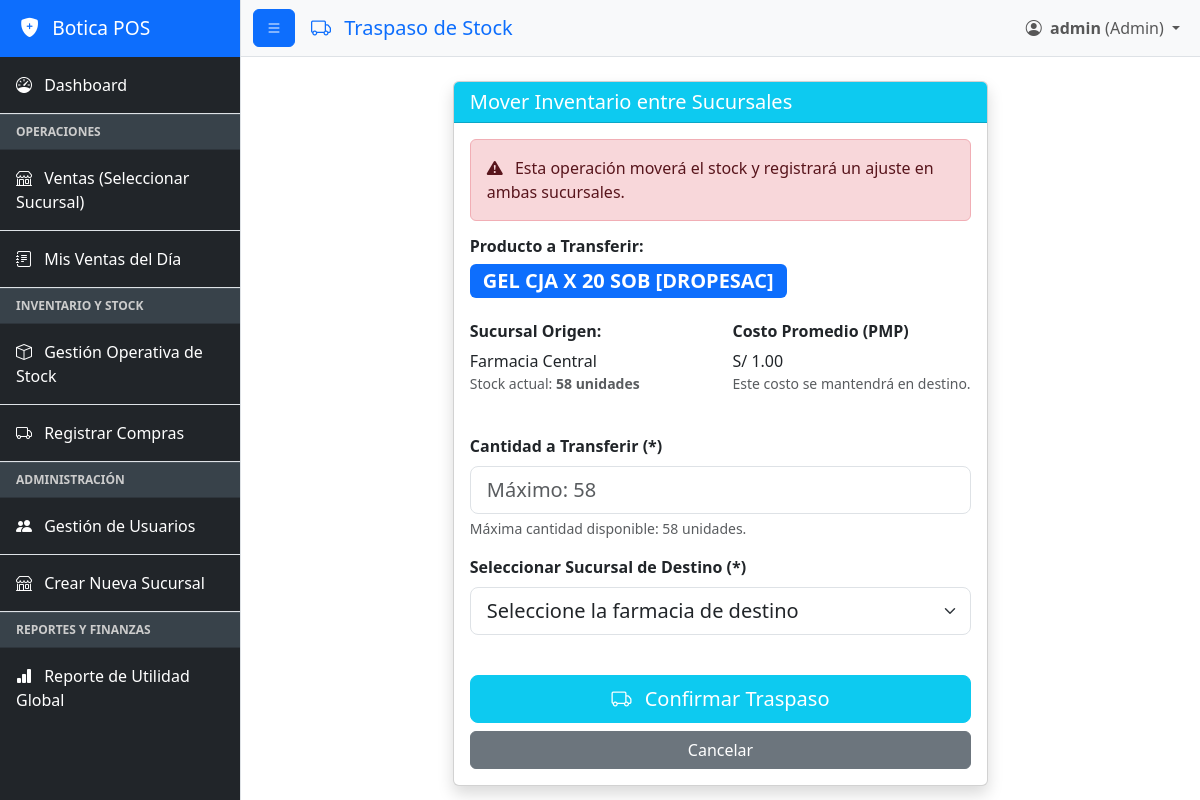
Screenshot of /traspaso-stock/1 (signed in) with the database file from the repository.
### app.py (models this page shows, shortened)
class User(UserMixin, db.Model):
    id = db.Column(db.Integer, primary_key=True)
    username = db.Column(db.String(80), unique=True, nullable=False)
    password_hash = db.Column(db.String(255), nullable=False)
    role = db.Column(db.String(50), default='Empleado', nullable=False)
    farmacia_id = db.Column(db.Integer, db.ForeignKey('farmacia.id'), nullable=True)
    farmacia = db.relationship('Farmacia', back_populates='empleados_rel')
    ventas_realizadas = db.relationship('Sale', back_populates='vendedor_rel')
    ajustes_realizados = db.relationship('AjusteStock', back_populates='user_rel', foreign_keys='[AjusteStock.user_id]')

class Inventario(db.Model):
    id = db.Column(db.Integer, primary_key=True)
    farmacia_id = db.Column(db.Integer, db.ForeignKey('farmacia.id'), nullable=False)
    nombre = db.Column(db.String(255), nullable=False)
    stock = db.Column(db.Integer, default=0)
    precio_de_venta = db.Column(db.Float, default=0.0) # Precio final al público
    costo_promedio = db.Column(db.Float, default=0.0) # Costo Promedio Ponderado (PMP)
    farmacia_rel = db.relationship('Farmacia', back_populates='inventario_rel')
    compras_rel = db.relationship('Compra', back_populates='inventario_rel', cascade="all, delete-orphan")
    ventas_rel = db.relationship('Sale', back_populates='inventario', cascade="all, delete-orphan")
    ajustes_stock = db.relationship('AjusteStock', back_populates='inventario_rel', cascade="all, delete-orphan") # Nuevo
    __table_args__ = (db.UniqueConstraint('farmacia_id', 'nombre', name='_farmacia_nombre_uc'),)

class Farmacia(db.Model):
    id = db.Column(db.Integer, primary_key=True)
    nombre = db.Column(db.String(100), unique=True, nullable=False)
    inventario_rel = db.relationship('Inventario', back_populates='farmacia_rel', cascade="all, delete-orphan")
    empleados_rel = db.relationship('User', back_populates='farmacia', cascade="all, delete-orphan")
    ventas_rel = db.relationship('Sale', back_populates='sucursal_venta_rel', cascade="all, delete-orphan")

### app.py (the view, shortened to what this page needs)
@app.route('/traspaso-stock/<int:inventario_id>', methods=['GET', 'POST'])
@login_required
@admin_required
def traspaso_stock(inventario_id):
    producto_origen = Inventario.query.get_or_404(inventario_id)
    farmacia_origen = Farmacia.query.get(producto_origen.farmacia_id)
    farmacias_destino = Farmacia.query.filter(Farmacia.id != farmacia_origen.id).all()
    if not farmacias_destino:
        flash('No hay otras sucursales a las que transferir stock.', 'danger')
        return redirect(url_for('gestion_stock', farmacia_id=producto_origen.farmacia_id))
    return render_template('traspaso_stock.html',
                           producto_origen=producto_origen,
                           farmacia_origen=farmacia_origen,
                           farmacias_destino=farmacias_destino)

### app.py (called while the page is built, shortened)
def admin_required(f):
    @wraps(f)
    def decorated_function(*args, **kwargs):
        if current_user.role != 'Admin':
            flash('Acceso denegado. Se requiere rol de Administrador.', 'danger')
            return redirect(url_for('dashboard'))
        return f(*args, **kwargs)
    return decorated_function

@login_manager.user_loader
def load_user(user_id):
    return db.session.get(User, int(user_id))

@app.before_request
def create_default_data():
    if request.path.startswith('/static') or request.path.startswith('/favicon'):
        return
    with app.app_context():
        db.create_all()
        if User.query.filter_by(username='admin').first() is None:
            admin = User(username='admin', role='Admin')
            admin.set_password('adminpass')
            db.session.add(admin)
            db.session.commit()
        farmacia_central = Farmacia.query.filter_by(nombre='Farmacia Central').first()

### templates/traspaso_stock.html (shortened to what this page needs)
{% extends "base.html" %}
{% block page_heading %}
    <i class="bi bi-truck me-2"></i> Traspaso de Stock
{% endblock %}
{% block content %}
<div class="row justify-content-center">
    <div class="col-md-8 col-lg-7">
        <div class="card shadow">
            <div class="card-header bg-info text-white">
                <h5 class="mb-0">Mover Inventario entre Sucursales</h5>
            </div>
            <div class="card-body">
                <div class="alert alert-danger" role="alert">
                    <i class="bi bi-exclamation-triangle-fill me-2"></i> Esta operación moverá el stock y registrará un ajuste en ambas sucursales.
                </div>
                <div class="mb-4">
                    <h6 class="fw-bold">Producto a Transferir:</h6>
                    <span class="badge bg-primary fs-5">{{ producto_origen.nombre }}</span>
                </div>
                <div class="row mb-4">
                    <div class="col-6">
                        <h6 class="fw-bold">Sucursal Origen:</h6>
                        <p class="mb-0 text-dark">{{ farmacia_origen.nombre }}</p>
                        <p class="small text-muted">Stock actual: <span class="fw-bold">{{ producto_origen.stock }} unidades</span></p>
                    </div>
                    <div class="col-6">
                        <h6 class="fw-bold">Costo Promedio (PMP)</h6>
                        <p class="mb-0 text-dark">S/ {{ "%.2f"|format(producto_origen.costo_promedio) }}</p>
                        <p class="small text-muted">Este costo se mantendrá en destino.</p>
                    </div>
                </div>
                <form method="POST">
                    <div class="mb-3">
                        <label for="cantidad_transferir" class="form-label fw-bold">Cantidad a Transferir (*)</label>
                        <input type="number" class="form-control form-control-lg" id="cantidad_transferir" name="cantidad_transferir" required min="1" max="{{ producto_origen.stock }}" placeholder="Máximo: {{ producto_origen.stock }}">
                        <div class="form-text">Máxima cantidad disponible: {{ producto_origen.stock }} unidades.</div>
                    </div>
                    <div class="mb-4">
                        <label for="farmacia_destino_id" class="form-label fw-bold">Seleccionar Sucursal de Destino (*)</label>
                        <select class="form-select form-select-lg" id="farmacia_destino_id" name="farmacia_destino_id" required>
                            <option value="" disabled selected>Seleccione la farmacia de destino</option>
                        </select>
                    </div>
                    <button type="submit" class="btn btn-info btn-lg w-100 mt-3 text-white">
                        <i class="bi bi-truck me-2"></i> Confirmar Traspaso
                    </button>
                    <a href="{{ url_for('gestion_stock', farmacia_id=producto_origen.farmacia_id) }}" class="btn btn-secondary w-100 mt-2">Cancelar</a>
                </form>
            </div>
        </div>
    </div>
</div>
{% endblock %}

### templates/base.html (shortened to what this page needs)
<!doctype html>
<html lang="es">
<head>
    <link href="https://cdn.jsdelivr.net/npm/bootstrap@5.3.3/dist/css/bootstrap.min.css"
          rel="stylesheet"
>
    <link rel="stylesheet" href="https://cdn.jsdelivr.net/npm/bootstrap-icons@1.11.3/font/bootstrap-icons.min.css">
</head>
<body>
    <div class="d-flex" id="wrapper">
        {% if current_user.is_authenticated %}
        <div class="border-end bg-dark" id="sidebar-wrapper">
            <div class="sidebar-heading bg-primary text-white">
                <i class="bi bi-shield-fill-plus me-2"></i> Botica POS
            </div>
            <div class="list-group list-group-flush">
                <a href="{{ url_for('dashboard') }}" class="list-group-item list-group-item-action bg-dark text-white p-3">
                    <i class="bi bi-speedometer me-2"></i> Dashboard
                </a>
                <div class="sidebar-separator">Operaciones</div>
                {% if current_user.role == 'Admin' %}
                <a href="{{ url_for('seleccionar_farmacia_ventas') }}" class="list-group-item list-group-item-action bg-dark text-white p-3">
                    <i class="bi bi-shop me-2"></i> Ventas (Seleccionar Sucursal)
                </a>
                {% else %}
                <a href="{{ url_for('pantalla_ventas') }}" class="list-group-item list-group-item-action bg-dark text-white p-3">
                    <i class="bi bi-cart-fill me-2"></i> Ventas
                </a>
                {% endif %}
                {% if current_user.role == 'Empleado' or current_user.role == 'Admin' %}
                <a href="{{ url_for('mis_ventas') }}" class="list-group-item list-group-item-action bg-dark text-white p-3">
                    <i class="bi bi-journal-text me-2"></i> Mis Ventas del Día
                </a>
                {% endif %}
                {% if current_user.role == 'Admin' %}
                <div class="sidebar-separator">Inventario y Stock</div>
                <a href="{{ url_for('gestion_stock') }}" class="list-group-item list-group-item-action bg-dark text-white p-3">
                    <i class="bi bi-box me-2"></i> Gestión Operativa de Stock
                </a>
                <a href="{{ url_for('registro_compra') }}" class="list-group-item list-group-item-action bg-dark text-white p-3">
                    <i class="bi bi-truck me-2"></i> Registrar Compras
                </a>
                {% endif %}
                {% if current_user.role == 'Admin' %}
                <div class="sidebar-separator">Administración</div>
                <a href="{{ url_for('gestion_usuarios') }}" class="list-group-item list-group-item-action bg-dark text-white p-3">
                    <i class="bi bi-people-fill me-2"></i> Gestión de Usuarios
                </a>
                <a href="{{ url_for('agregar_farmacia') }}" class="list-group-item list-group-item-action bg-dark text-white p-3">
                    <i class="bi bi-shop me-2"></i> Crear Nueva Sucursal
                </a>
                {% endif %}
                {% if current_user.role == 'Admin' %}
                <div class="sidebar-separator">Reportes y Finanzas</div>
                <a href="{{ url_for('reporte_global') }}" class="list-group-item list-group-item-action bg-dark text-white p-3">
                    <i class="bi bi-bar-chart-fill me-2"></i> Reporte de Utilidad Global
                </a>
                {% endif %}
            </div>
        </div>
        {% endif %}
        <div id="page-content-wrapper">
            <nav class="navbar navbar-expand-lg navbar-light bg-light border-bottom">
                <div class="container-fluid">
                    {% if current_user.is_authenticated %}
                    <button class="btn btn-primary" id="sidebarToggle">
                        <i class="bi bi-list"></i>
                    </button>
                    {% endif %}
                    <h5 class="ms-3 mb-0 text-primary">{% block page_heading %}{% endblock %}</h5>
                    <div class="collapse navbar-collapse" id="navbarSupportedContent">
                        <ul class="navbar-nav ms-auto mt-2 mt-lg-0">
                            {% if current_user.is_authenticated %}
                            <li class="nav-item dropdown">
                                <a class="nav-link dropdown-toggle" href="#" id="navbarDropdown" role="button" data-bs-toggle="dropdown" aria-expanded="false">
                                    <i class="bi bi-person-circle me-1"></i>
                                    <b>{{ current_user.username }}</b> ({{ current_user.role }})
                                </a>
                            </li>
                            {% endif %}
                        </ul>
                    </div>
                </div>
            </nav>
            <div class="container-fluid mt-4">
                {% block content %}{% endblock %}
            </div>
        </div>
        </div>
</body>
</html>

### templates/base.html (style rules this page uses)
#sidebar-wrapper { min-height: 100vh; margin-left: -15rem; transition: margin .25s ease-out; }
#sidebar-wrapper .sidebar-heading { padding: 0.875rem 1.25rem; font-size: 1.2rem; }
#sidebar-wrapper .list-group { width: 15rem; }
.sidebar-separator { background-color: #38424a; color: #ccc; padding: 0.5rem 1rem; font-size: 0.75rem; text-transform: uppercase; font-weight: bold; border-top: 1px solid #4a545c; border-bottom: 1px solid #2e353c; }
#page-content-wrapper { min-width: 100vw; }
@media (min-width: 768px) { #sidebar-wrapper { margin-left: 0; } }
@media (min-width: 768px) { #page-content-wrapper { min-width: 0; width: 100%; } }

### rows the page displays
User: username "admin", role "Admin"
Inventario: nombre "GEL CJA X 20 SOB [DROPESAC]", stock "58", costo_promedio "1.00", cantidad_transferir "Máximo: 58"
Farmacia: nombre "Farmacia Central"
